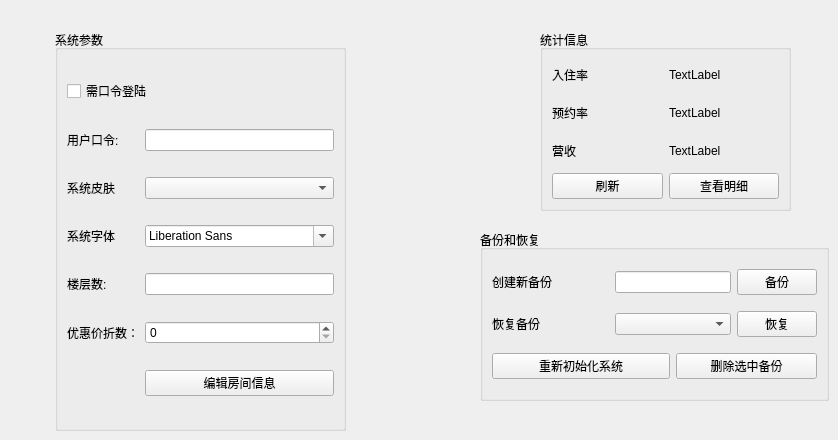
            <widget class="QWidget" name="page_9">
             <widget class="QGroupBox" name="groupBox_3">
              <property name="geometry">
               <rect>
                <x>480</x>
                <y>230</y>
                <width>349</width>
                <height>171</height>
               </rect>
              </property>
              <property name="title">
               <string>备份和恢复</string>
              </property>
              <layout class="QGridLayout" name="gridLayout_17">
               <item row="0" column="0" colspan="2">
                <widget class="QLabel" name="label_18">
                 <property name="text">
                  <string>创建新备份</string>
                 </property>
                </widget>
               </item>
               <item row="0" column="2" colspan="2">
                <widget class="QLineEdit" name="backupNameEdit"/>
               </item>
               <item row="0" column="4">
                <widget class="QPushButton" name="backupBtn">
                 <property name="text">
                  <string>备份</string>
                 </property>
                </widget>
               </item>
               <item row="1" column="0">
                <widget class="QLabel" name="label_29">
                 <property name="text">
                  <string>恢复备份</string>
                 </property>
                </widget>
               </item>
               <item row="2" column="0" colspan="3">
                <widget class="QPushButton" name="reinitializeBtn">
                 <property name="text">
                  <string>重新初始化系统</string>
                 </property>
                </widget>
               </item>
               <item row="1" column="4">
                <widget class="QPushButton" name="restoreBtn">
                 <property name="text">
                  <string>恢复</string>
                 </property>
                </widget>
               </item>
               <item row="1" column="2" colspan="2">
                <widget class="QComboBox" name="backupBox"/>
               </item>
               <item row="2" column="3" colspan="2">
                <widget class="QPushButton" name="delBackupBtn">
                 <property name="text">
                  <string>删除选中备份</string>
                 </property>
                </widget>
               </item>
              </layout>
             </widget>
             <widget class="QGroupBox" name="groupBox_2">
              <property name="geometry">
               <rect>
                <x>55</x>
                <y>30</y>
                <width>291</width>
                <height>401</height>
               </rect>
              </property>
              <property name="title">
               <string>系统参数</string>
              </property>
              <layout class="QGridLayout" name="gridLayout_16">
               <item row="2" column="1">
                <widget class="QComboBox" name="skinBox">
                 <property name="currentText">
                  <string/>
                 </property>
                 <property name="currentIndex">
                  <number>-1</number>
                 </property>
                 <property name="minimumContentsLength">
                  <number>0</number>
                 </property>
                </widget>
               </item>
               <item row="3" column="1">
                <widget class="QFontComboBox" name="fontComboBox"/>
               </item>
               <item row="3" column="0">
                <widget class="QLabel" name="label_27">
                 <property name="text">
                  <string>系统字体</string>
                 </property>
                </widget>
               </item>
               <item row="5" column="1">
                <widget class="QLineEdit" name="floorEdit"/>
               </item>
               <item row="0" column="0" colspan="2">
                <widget class="QCheckBox" name="passwordCheckBox">
                 <property name="text">
                  <string>需口令登陆</string>
                 </property>
                </widget>
               </item>
               <item row="1" column="0">
                <widget class="QLabel" name="label_16">
                 <property name="text">
                  <string>用户口令:</string>
                 </property>
                </widget>
               </item>
               <item row="1" column="1">
                <widget class="QLineEdit" name="passwordEdit">
                 <property name="echoMode">
                  <enum>QLineEdit::Password</enum>
                 </property>
                </widget>
               </item>
               <item row="5" column="0">
                <widget class="QLabel" name="label_17">
                 <property name="text">
                  <string>楼层数:</string>
                 </property>
                </widget>
               </item>
               <item row="2" column="0">
                <widget class="QLabel" name="label_28">
                 <property name="text">
                  <string>系统皮肤</string>
                 </property>
                </widget>
               </item>
               <item row="7" column="1">
                <widget class="QPushButton" name="roomEditBtn">
                 <property name="text">
                  <string>编辑房间信息</string>
                 </property>
                </widget>
               </item>
               <item row="6" column="0">
                <widget class="QLabel" name="label_34">
                 <property name="text">
                  <string>优惠价折数：</string>
                 </property>
                </widget>
               </item>
               <item row="6" column="1">
                <widget class="QSpinBox" name="favSpinBox">
                 <property name="maximum">
                  <number>10</number>
                 </property>
                </widget>
               </item>
              </layout>
             </widget>
             <widget class="QGroupBox" name="groupBox">
              <property name="geometry">
               <rect>
                <x>540</x>
                <y>30</y>
                <width>251</width>
                <height>181</height>
               </rect>
              </property>
              <property name="title">
               <string>统计信息</string>
              </property>
              <layout class="QGridLayout" name="gridLayout_20">
               <item row="3" column="0">
                <widget class="QPushButton" name="refreshBtn">
                 <property name="text">
                  <string>刷新</string>
                 </property>
                </widget>
               </item>
               <item row="0" column="0">
                <widget class="QLabel" name="label_31">
                 <property name="text">
                  <string>入住率</string>
                 </property>
                </widget>
               </item>
               <item row="1" column="0">
                <widget class="QLabel" name="label_32">
                 <property name="text">
                  <string>预约率</string>
                 </property>
                </widget>
               </item>
               <item row="2" column="0">
                <widget class="QLabel" name="label_33">
                 <property name="text">
                  <string>营收</string>
                 </property>
                </widget>
               </item>
               <item row="3" column="1">
                <widget class="QPushButton" name="detailBtn">
                 <property name="text">
                  <string>查看明细</string>
                 </property>
                </widget>
               </item>
               <item row="0" column="1">
                <widget class="QLabel" name="checkRatesLabel">
                 <property name="text">
                  <string>TextLabel</string>
                 </property>
                </widget>
               </item>
               <item row="1" column="1">
                <widget class="QLabel" name="bookingRatesLabel">
                 <property name="text">
                  <string>TextLabel</string>
                 </property>
                </widget>
               </item>
               <item row="2" column="1">
                <widget class="QLabel" name="revenueLabel">
                 <property name="text">
                  <string>TextLabel</string>
                 </property>
                </widget>
               </item>
              </layout>
             </widget>
            </widget>
